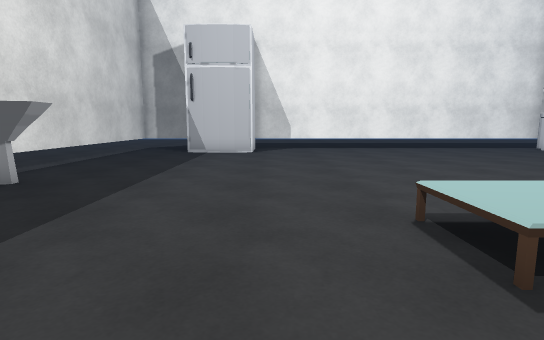
View 1 (above)

15 first-person views from a walk through a scene from a Unity 3-D project. The camera is 1.2 m above the floor, tilts 8° down and sees 80° across. The floor is counted in squares, 1 m on a side. Each view is taken from the middle of a square. On the plan, view 1 faces up. The plan holds only what a view shows up to about 14 squares ahead; the rest is blank. The place goes on beyond the plan. The player character is not drawn. Some surface patterns are stand-ins.

View 2
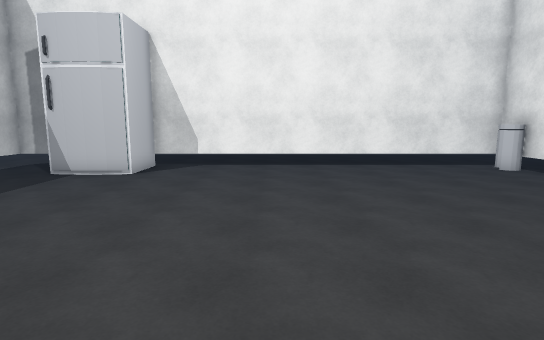

View 3
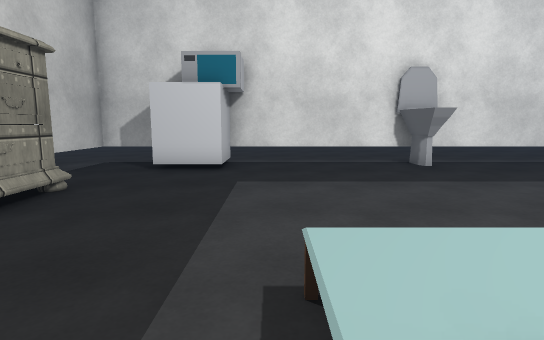

View 4
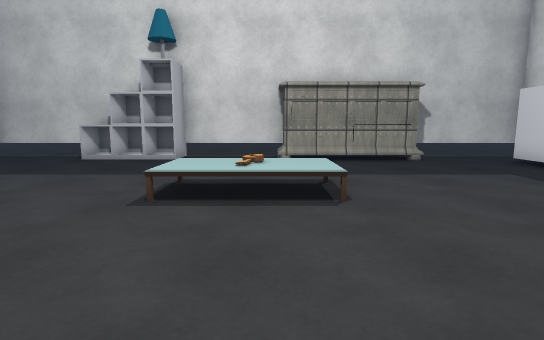

View 5
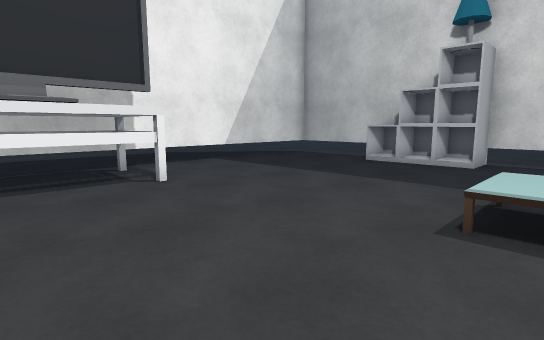

View 6
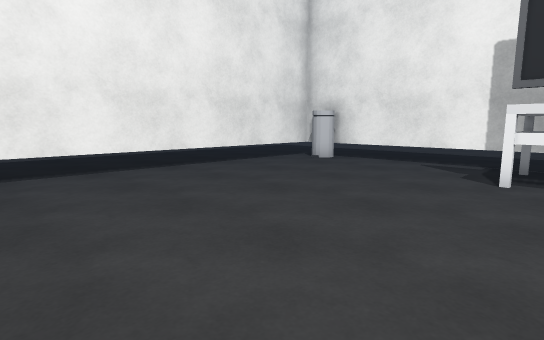

View 7
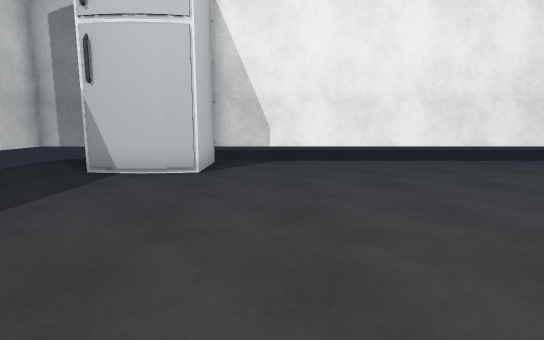

View 8
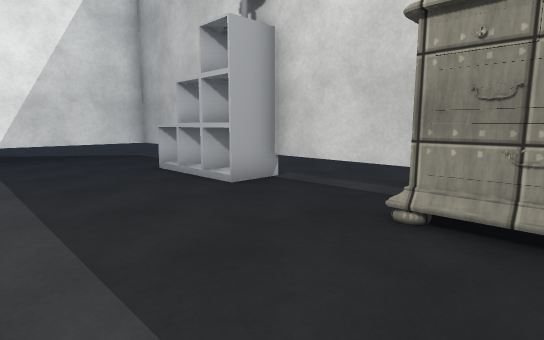

View 9
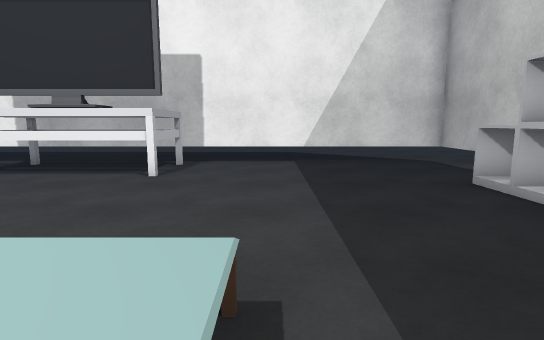

View 10
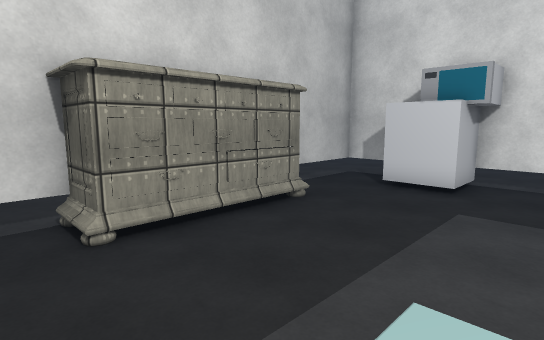

View 11
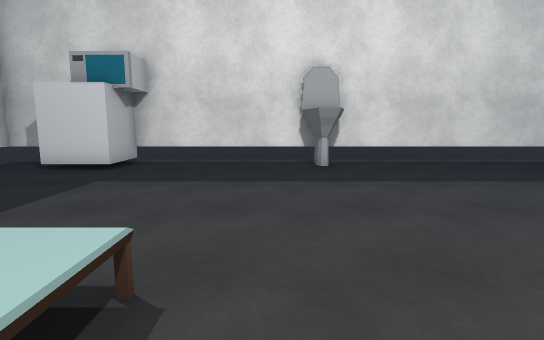

View 12
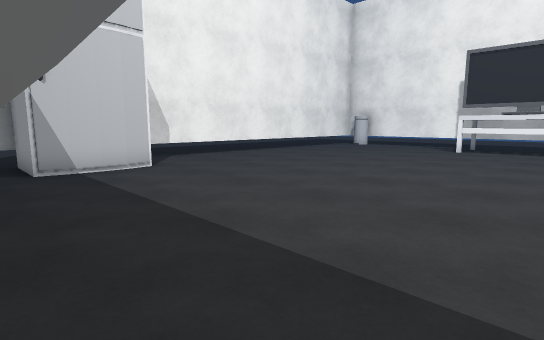

View 13
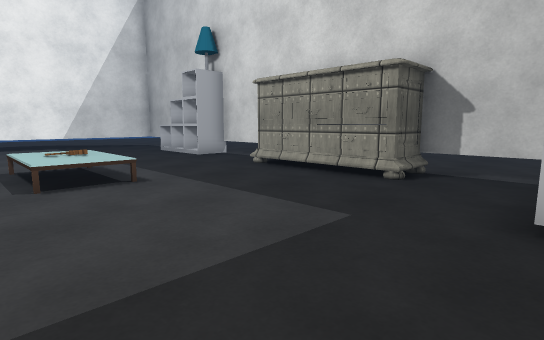

View 14
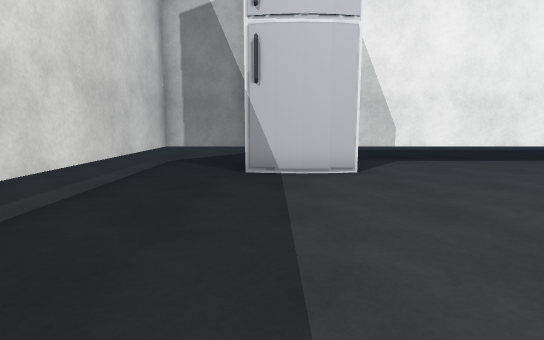

View 15
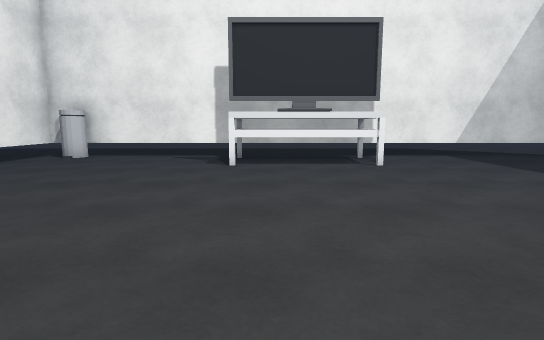

### Floor plan
Key: @ floor where view 1 was taken; # wall or solid block; . main floor; : floor 0.5 m higher than the main floor; / step, stairs or slope; ^ raised ledge; F fridge; T toilet; R drawers; O other object.
Columns run from 7 left of view 1 to 14 right of it. Each row starts with its distance up from view 1.
 17 ####  ###############
 16 #..F  F.............##
 15 #..F  F.............##
 14 #..FFFF..............#
 13 #....................#
 12 #....................#
 11 #....................#
 10 #....................#
  9 #.................####
  8 #.................##
  7 #TT...............#
  6 #TT...............##
  5 #.................####
  4 #........////........#
  3 #........//:/........#
  2 #........////........#
  1 #OO..................#
  0  OO....@.............#
 -1  RR..................#
 -2 #....####R...###^....#
 -3 #....##R##...###^....#
 -4 ##############  ######

Where each view was taken, in squares from view 1:
view 1: 0 up, 0 right, facing up
view 2: 3 up, 4 right, facing up
view 3: 2 up, 4 right, facing left
view 4: 9 up, 3 right, facing down
view 5: 8 up, 4 right, facing down-right
view 6: 8 up, 3 right, facing up-right
view 7: 6 up, 1 right, facing up
view 8: 2 up, 1 right, facing down-right
view 9: 2 up, 3 right, facing right
view 10: 3 up, 4 right, facing down-left
view 11: 5 up, 4 right, facing left
view 12: 5 up, 5 left, facing up-right
view 13: 5 up, 5 left, facing down-right
view 14: 6 up, 3 left, facing up
view 15: 8 up, 1 right, facing right
